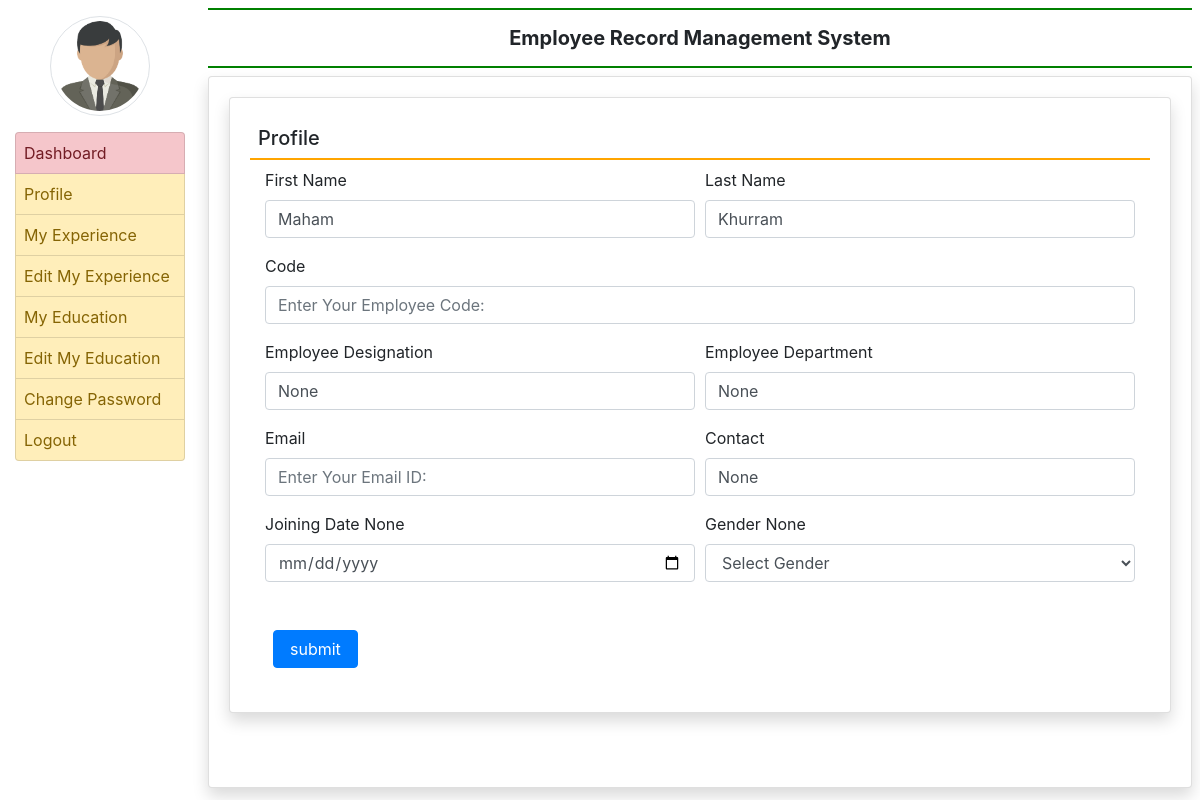
Page /profile/ (signed in) on the committed database.
### employee/models.py (models this page shows, shortened)
class EmployeeDetail(models.Model):
    user=models.ForeignKey(User,on_delete=models.CASCADE)
    empcode=models.CharField(max_length=50)
    empdept = models.CharField(max_length=100,null=True)
    designation = models.CharField(max_length=100,null=True)
    contact = models.CharField(max_length=15,null=True)
    gender = models.CharField(max_length=50,null=True)
    joiningdate = models.DateField(null=True)

### employee/views.py (the view, shortened to what this page needs)
# urls.py: path('profile/',profile,name='profile'),
def profile(request):
    if not request.user.is_authenticated:
        return redirect('emp_login')
    user = request.user
    employee = EmployeeDetail.objects.get(user=user)
    return render(request,'profile.html', locals())

### employee/templates/profile.html (shortened to what this page needs)
{% extends 'emp_base.html' %}
{% block main %}
<div class="card shadow m-52">
    <div class="card-body">
        <h5 class="p-2 text danger" style="border-bottom: 2px solid orange">Profile</h5>
        <div class="container-fluid">
            <form method="post" >
                <div class="form-row">
                    <div class="col-sm-6">
                        <div class="form-group">
                            <label>First Name</label>
                            <input type="text" name="firstname" class="form-control" placeholder="Enter First Name:" pattern="[A-Za-z]+" value="{{employee.user.first_name}}">
                        </div>
                    </div>
                    <div class="col-sm-6">
                        <div class="form-group">
                            <label>Last Name</label>
                            <input type="text" name="lastname" class="form-control" placeholder="Enter Last Name:" pattern="[A-Za-z]+" value="{{employee.user.last_name}}">
                        </div>
                    </div>
                    <div class="col-sm-12">
                        <div class="form-group">
                            <label>Code</label>
                            <input type="text" name="empcode" class="form-control" placeholder="Enter Your Employee Code:" pattern="[0-9]+" value="{{employee.emp_code}}">
                        </div>
                    </div>
                     <div class="col-sm-6">
                        <div class="form-group">
                            <label>Employee Designation</label>
                            <input type="text" name="designation" class="form-control" placeholder="Designation:" value="{{employee.designation}}">
                        </div>
                    </div>
                     <div class="col-sm-6">
                        <div class="form-group">
                            <label>Employee Department</label>
                            <input type="text" name="department" class="form-control" placeholder="Enter Your Department:" value="{{employee.empdept}}">
                        </div>
                    </div>
                    <div class="col-sm-6">
                        <div class="form-group">
                            <label>Email</label>
                            <input type="email" name="email" class="form-control" placeholder="Enter Your Email ID:"  value="{{employee.user.user_name}}">
                        </div>
                    </div>
                    <div class="col-sm-6">
                        <div class="form-group">
                            <label>Contact</label>
                            <input type="text" name="contact" class="form-control" placeholder="Contact No:" value="{{employee.contact}}" >
                        </div>
                    </div>
                    <div class="col-sm-6">
                        <div class="form-group">
                            <label>Joining Date {{employee.joiningdate}}</label>
                            <input type="date" name="jdate" class="form-control"  >
                        </div>
                    </div>
                     <div class="col-sm-6">
                        <div class="form-group">
                            <label>Gender {{employee.gender}}</label>
                            <select name="gender" class="form-control"  >
                                <option value="None">Select Gender</option>
                            </select>
                            </div>
                    </div>
                </div>
                <br>
                <input type="submit" value="submit" class="m-2 px-3 btn btn-primary" >
            </form>
        </div>
    </div>
</div>
{% endblock %}

### rows in the picture
EmployeeDetail: firstname "Maham", lastname "Khurram", designation "None", department "None", contact "None", joiningdate "None", gender "None"
